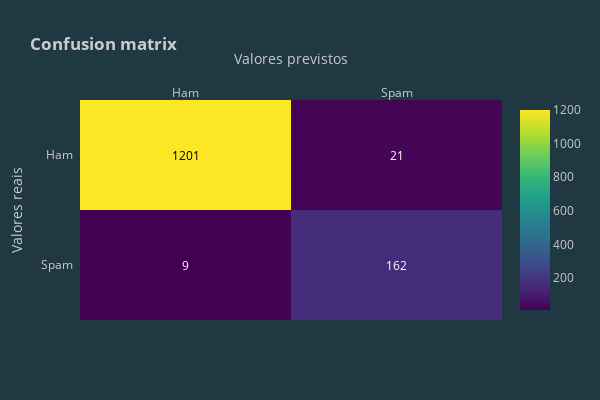

The notebook cell saved with this chart:
### Code cell
y_preds = (model.predict(X_test) > 0.5).astype("int32")
resultadosLstm = round(metrics.accuracy_score(y_test, y_preds) * 100, 2)
print('Os dados de treinos obtiveram a acurácia de: {}%'.format(resultadosLstm))
conf_matrix(metrics.confusion_matrix(y_test, y_preds))

### Figure 1 — Plotly figure (JSON) as saved in the notebook; plotly's stock layout.template omitted (floating-point values rounded to 4 significant figures)
{"data": [{"colorscale": [[0, "#440154"], [0.1111, "#482878"], [0.2222, "#3e4989"], [0.3333, "#31688e"], [0.4444, "#26828e"], [0.5556, "#1f9e89"], [0.6667, "#35b779"], [0.7778, "#6ece58"], [0.8889, "#b5de2b"], [1, "#fde725"]], "reversescale": false, "showscale": true, "type": "heatmap", "x": ["Ham", "Spam"], "y": ["Spam", "Ham"], "z": [[9, 162], [1201, 21]]}], "layout": {"annotations": [{"font": {"color": "#FFFFFF"}, "showarrow": false, "text": "9", "x": "Ham", "xref": "x", "y": "Spam", "yref": "y"}, {"font": {"color": "#FFFFFF"}, "showarrow": false, "text": "162", "x": "Spam", "xref": "x", "y": "Spam", "yref": "y"}, {"font": {"color": "#000000"}, "showarrow": false, "text": "1201", "x": "Ham", "xref": "x", "y": "Ham", "yref": "y"}, {"font": {"color": "#FFFFFF"}, "showarrow": false, "text": "21", "x": "Spam", "xref": "x", "y": "Ham", "yref": "y"}], "height": 400, "title": {"text": "<b>Confusion matrix</b>"}, "width": 600, "xaxis": {"dtick": 1, "gridcolor": "rgb(0, 0, 0)", "side": "top", "ticks": "", "title": {"text": "Valores previstos"}}, "yaxis": {"dtick": 1, "ticks": "", "ticksuffix": "  ", "title": {"text": "Valores reais"}}}}
